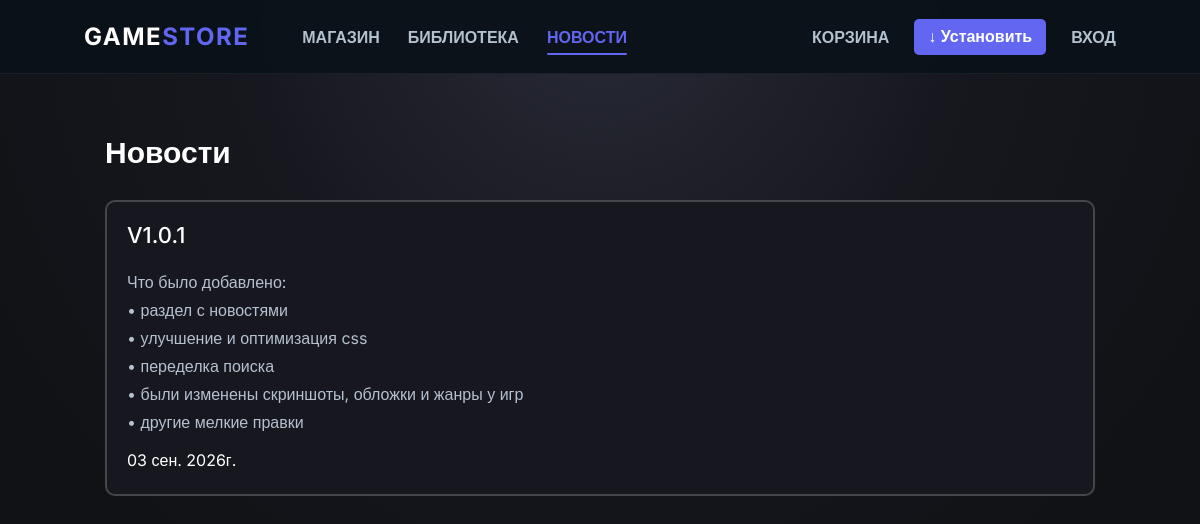
The page /news/ on the database as committed earlier.
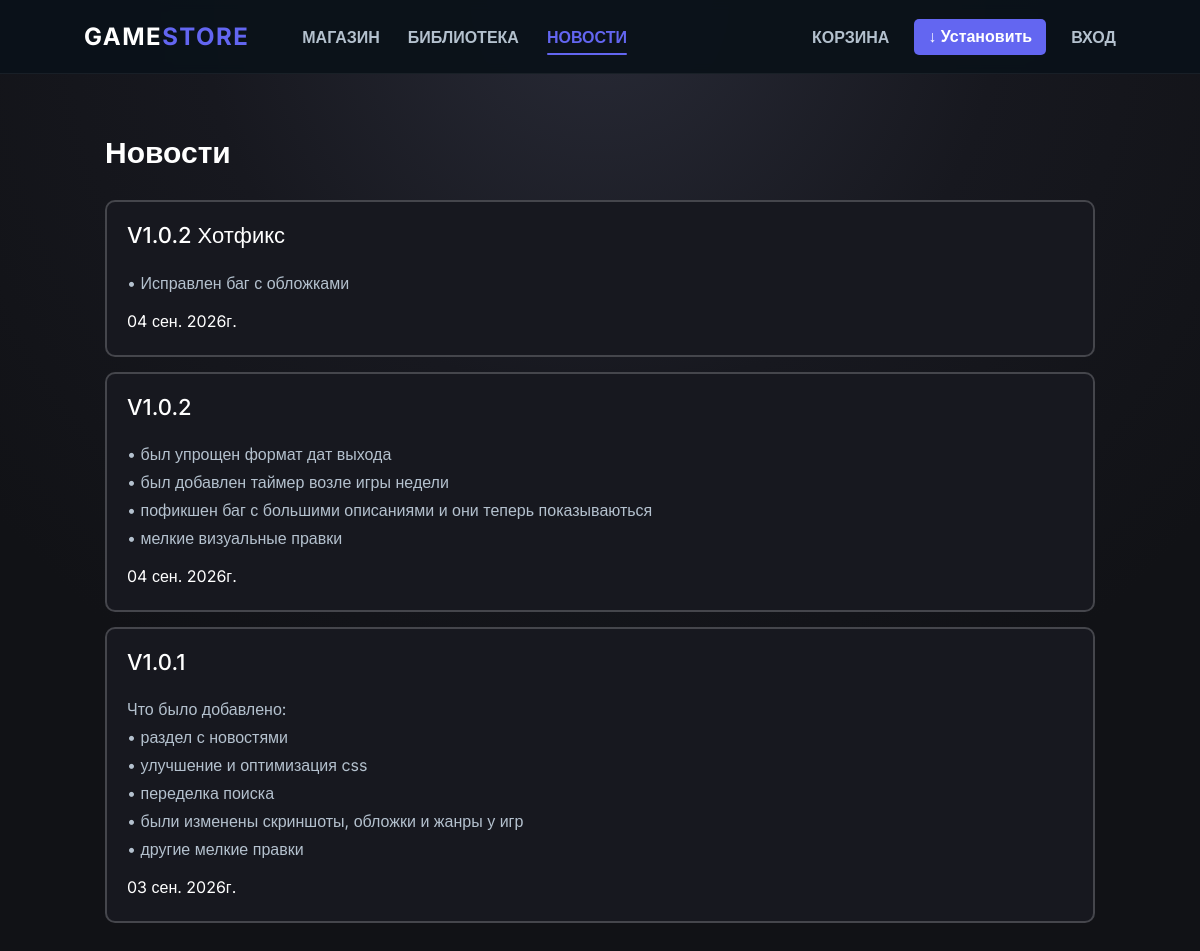
The same page on the database as committed later.
### mfs/models.py (models this page shows, shortened)
class News(models.Model):
    title = models.CharField(
        max_length=200,
        verbose_name="Заголовок"
    )
    description = models.TextField(
        verbose_name="Описание"
    )
    created_at = models.DateTimeField(
        auto_now_add=True,
        verbose_name="Дата публикации"
    )
    class Meta:
        verbose_name = "Новость"
        verbose_name_plural = "Новости"
        ordering = ["-created_at"]

### mfs/views.py (the view)
# urls.py: path("news/", views.news, name="news"),
def news(request):
    news_list = News.objects.all()
    return render(
        request,
        "store/news.html",
        {
            "news_list": news_list
        }
    )

### mfs/templates/store/news.html (shortened to what this page needs)
{% load static %}
<!DOCTYPE html>
<html lang="ru">
<head>
    <link rel="stylesheet" href="{% static 'style.css' %}?v=5">
</head>
<body>
<header class="navbar">
    <div class="nav-left">
        <div class="logo">
            GAME<span>STORE</span>
        </div>
        <a href="{% url 'mfs:index' %}"
           class="nav-link">
            МАГАЗИН
        </a>
        <a href="{% url 'mfs:library' %}"
           class="nav-link">
            БИБЛИОТЕКА
        </a>
        <a href="{% url 'mfs:news' %}"
           class="nav-link active">
            НОВОСТИ
        </a>
    </div>
    <div class="nav-right">
        <a href="{% url 'mfs:cart_detail' %}"
           class="nav-link">
            КОРЗИНА
        </a>
        <button class="install-btn">
            ↓ Установить
        </button>
        {% if user.is_authenticated %}
            <div class="user-dropdown">
                <a href="#"
                   class="nav-link user-name"
                   id="userMenuBtn">
                    {{ user.username }} ▾
                </a>
                <div class="user-dropdown-menu"
                     id="userDropdownMenu">
                    <a href="{% url 'mfs:logout' %}"
                       class="logout-item">
                        Выйти
                    </a>
                </div>
            </div>
        {% else %}
            <a href="{% url 'mfs:login' %}"
               class="nav-link">
                ВХОД
            </a>
        {% endif %}
    </div>
</header>
<main class="container news-container">
    <h1 class="news-title">
        Новости
    </h1>
    <div class="news-list">
        {% for news in news_list %}
            <article class="news-card">
                <h2>
                    {{ news.title }}
                </h2>
                <div class="news-description">
                    {{ news.description|linebreaks }}
                </div>
                <div class="news-date">
                    {{ news.created_at|date:"d b. Yг." }}
                </div>
            </article>
        {% empty %}
            <div class="empty-news">
                Новостей пока нет.
            </div>
        {% endfor %}
    </div>
</main>
</body>
</html>

### static/style.css (style rules this page uses)
* { box-sizing: border-box; }
html { scroll-behavior: smooth; }
body { margin: 0; background: radial-gradient( circle at 50% 0%, #282a36 0%, var(--bg-secondary) 35%, var(--bg-primary) 70% ); background-attachment: fixed; color: var(--text-primary); font-family: Inter, Helvetica, sans-serif; }
.navbar { width: 100%; height: 74px; display: flex; align-items: center; justify-content: space-between; padding: 0 7%; background: rgba(11, 18, 26, 0.96); border-bottom: 1px solid rgba(255, 255, 255, 0.06); box-shadow: 0 15px 25px var(--shadow); backdrop-filter: blur(5px); position: sticky; top: 0; z-index: 100; }
.nav-left { display: flex; align-items: center; gap: 28px; }
.logo { font-family: "MyFont", Inter, sans-serif; font-size: 24px; font-weight: 700; letter-spacing: 1.5px; color: white; margin-right: 25px; }
.logo span { color: var(--accent); }
.nav-link { font-family: "MyFont", Inter, sans-serif; position: relative; color: var(--text-secondary); text-decoration: none; font-size: 16px; font-weight: 700; transition: 0.2s; }
.nav-link:hover, .nav-link.active { color: var(--accent); }
.nav-link.active::after { content: ""; position: absolute; left: 0; right: 0; bottom: -8px; height: 2px; background-color: var(--accent); border-radius: var(--radius-sm); }
.nav-right { display: flex; align-items: center; gap: 25px; }
.container { width: min(1200px, 90%); margin: 0 auto; padding: 20px 0 100px; }
.install-btn { border: none; background: var(--accent); color: white; padding: 9px 14px; border-radius: var(--radius-sm); font-weight: 600; font-size: 16px; cursor: pointer; transition: transform var(--transition); }
:root { --bg-primary: #111216; --bg-secondary: #17181f; --bg-card: #252833; --bg-card-hover: #2c2e3b; --text-primary: #ffffff; --text-secondary: #b4c1ce; --text-muted: #7f8b96; --accent: #6366f1; --success: #22c55e; --danger: #e9382f; --border: rgba(255, 255, 255, 0.2); --border-accent: #3e3e70; --border-subtle: rgba(255, 255, 255, 0.1); --shadow: 0 15px 25px rgba(0, 0, 0, 0.3); --radius-sm: 5px; --radius-md: 10px; --radius-big: 50px; --transition: 0.2s ease; }
.news-container { max-width: 1030px; margin: 0 auto; padding: 40px 20px; }
.news-title { font-size: 30px; font-weight: 600; margin-bottom: 30px; }
.news-list { display: flex; flex-direction: column; gap: 15px; }
.news-card { position: relative; background: var(--bg-secondary); border: 2px solid var(--border); border-radius: var(--radius-md); padding: 20px; overflow: hidden; transition: transform 0.3s, box-shadow 0.3s, background 0.3s; }
.news-card::after { content: ''; position: absolute; inset: -2px; border-radius: var(--radius-md); border: 2px solid transparent; transition: border-color 0.3s; pointer-events: none; z-index: 2; }
.news-card h2 { margin: 0 0 20px; font-size: 22px; font-weight: 500; color: var(--text-primary); }
.news-description { color: var(--text-secondary); font-size: 16px; line-height: 1.75; }
.news-date { color: var(--text-primary); font-size: 16px; margin-top: 10px; line-height: 1.75; }
.news-description p { margin: 0; }

Rows that differ between the two databases and show on the page:
added News: title "V1.0.2 Хотфикс", description "• Исправлен баг с обложками", created_at "04 сен. 2026г."
added News: title "V1.0.2", description "• был упрощен формат дат выхода • был добавлен таймер возле игры недели • пофикшен баг с большими описаниями и они теперь показываються • мелкие визуальные правки", created_at "04 сен. 2026г."
